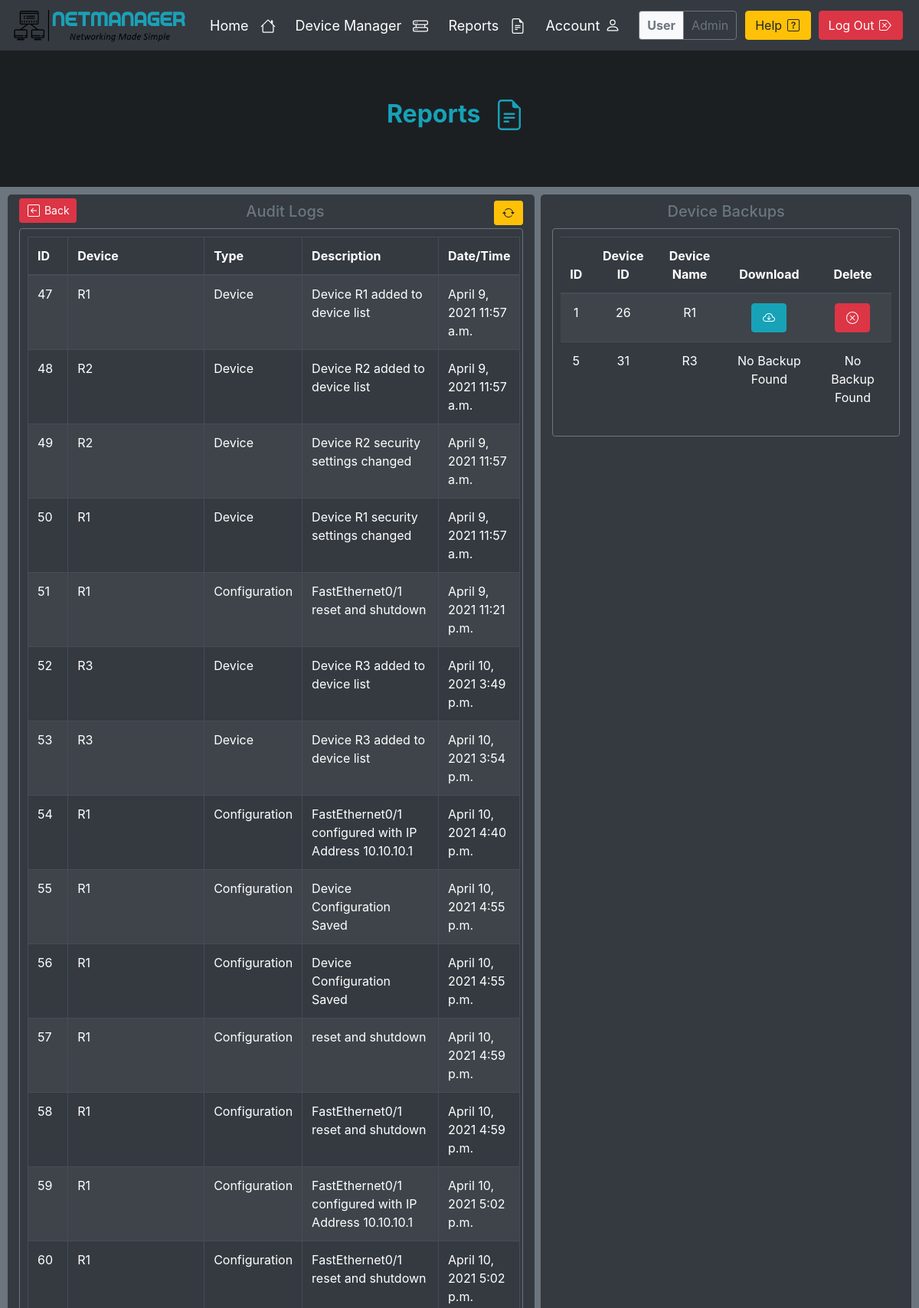
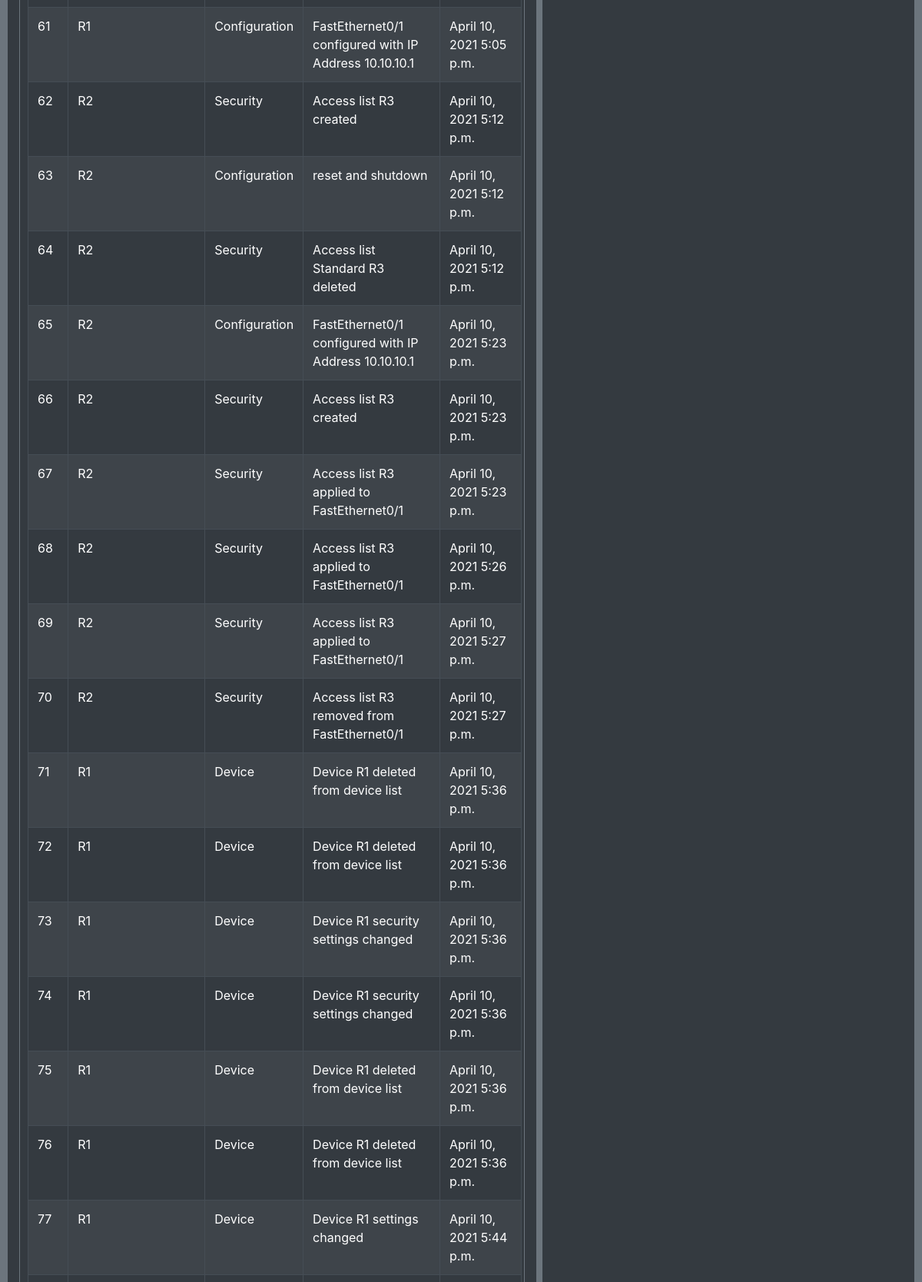
Screenshot of /reports (signed in, upper part) with the database file from the repository (2 pictures, top to bottom).
### devices/models.py (models this page shows, shortened)
class Alert(models.Model):
    id = models.AutoField(primary_key=True)
    user = models.ForeignKey(User, on_delete=models.CASCADE)
    device = models.CharField(max_length=250, null=False)
    type = models.CharField(max_length=250, null=False)
    description = models.CharField(max_length=250, null=False)
    date = models.DateField(default=timezone.now().date())
    time = models.TimeField(default=timezone.now().time())

class Backup(models.Model):
    id = models.AutoField(primary_key=True)
    device = models.ForeignKey(Device, on_delete=models.CASCADE)
    user = models.ForeignKey(User, on_delete=models.CASCADE)
    file = models.FileField(null=True, blank=True)

class Device(models.Model):
    id = models.AutoField(primary_key=True)
    user = models.ForeignKey(User, on_delete=models.CASCADE)
    name = models.CharField(max_length=250, null=False)
    type = models.CharField(max_length=250, null=False)
    host = models.CharField(max_length=250, null=False)
    vendor = models.CharField(max_length=250, null=False)
    location = models.CharField(max_length=250, default='Not Specified')
    contact = models.CharField(max_length=250, default='Not Specified')
    status = models.BooleanField(default=False, editable=False)

### accounts/views/reports.py (the view, shortened to what this page needs)
# urls.py: path('reports', login_required(ReportsView.as_view()), name='Reports'),
class ReportsView(View):
    template = 'accounts_reports.html'
    success_redirect = 'accounts:Reports'
    exception_redirect = 'devices:Device-Manager'
    def get(self, request):
        audit_logs = Alert.objects.filter(user__username=request.user)
        user_backups = Backup.objects.filter(user__username=request.user)
        args = {'config_logs': audit_logs, 'backups': user_backups}
        return render(request, self.template, args)

### templates/accounts_reports.html (shortened to what this page needs)
{% extends 'base.html' %}
{% block jumbotron %}
    <h2 class="text-info font-weight-bold">Reports
    </h2>
{% endblock %}
{% block body %}
    <div class="row">
        <div class="col-7 widget table-responsive">
            <a href="{% url 'devices:Device-Manager' %}"
               class="btn btn-danger btn-sm d-inline-block btn-back">
                Back
            </a>
            <h3 class="title d-inline-block">Audit Logs</h3>
            <button type="button" class="btn btn-sm btn-warning d-inline-block float-right mt-2" id="refresh"
                    title="Refresh">
            </button>
            <div class="card card-custom">
                <table id="Table" class="table table-dark table-striped table-bordered">
                    <thead>
                    <tr>
                        <th>ID</th>
                        <th>Device</th>
                        <th>Type</th>
                        <th>Description</th>
                        <th>Date/Time</th>
                    </tr>
                    </thead>
                    <tbody>
                    {% for i in config_logs %}
                        <tr>
                            <td>{{ i.id }}</td>
                            <td>{{ i.device }}</td>
                            <td>{{ i.type }}</td>
                            <td>{{ i.description }}</td>
                            <td>{{ i.date }} {{ i.time }}</td>
                        </tr>
                    {% endfor %}
                    </tbody>
                </table>
            </div>
        </div>
        <div class="col widget table-responsive ml-2">
            <h3 class="title">Device Backups</h3>
            <div class="card card-custom">
                <table class="table table-dark table-striped text-center">
                    <thead>
                    <tr>
                        <th>ID</th>
                        <th>Device ID</th>
                        <th>Device Name</th>
                        <th>Download</th>
                        <th>Delete</th>
                    </tr>
                    </thead>
                    <tbody>
                    {% for i in backups %}
                        <tr>
                            <td>{{ i.id }}</td>
                            <td>{{ i.device.id }}</td>
                            <td>{{ i.device.name }}</td>
                            <td>
                                {% if i.file != '' %}
                                    <form action="{% url 'accounts:Reports' %}" method="post">
                                        <button class="btn btn-info" type="submit" title="Download Backup"
                                                name="backup">
                                        </button>
                                    </form>
                                {% else %}
                                    No Backup Found
                                {% endif %}
                            </td>
                            <td>
                                {% if i.file != '' %}
                                    <form action="{% url 'accounts:Reports' %}" method="post">
                                        <button class="btn btn-danger" type="submit" title="Delete Backup"
                                                name="delete">
                                        </button>
                                    </form>
                                {% else %}
                                    No Backup Found
                                {% endif %}
                            </td>
                        </tr>
                    {% empty %}
                        <h4 class="title">No devices in database</h4>
                    {% endfor %}
                    </tbody>
                </table>
            </div>
        </div>
    </div>
{% endblock %}
{% block script %}
    <link rel="stylesheet" type="text/css"
          href="https://cdn.datatables.net/v/bs4/jszip-2.5.0/dt-1.10.24/b-1.7.0/b-html5-1.7.0/rg-1.1.2/sc-2.0.3/datatables.min.css"/>
{% endblock %}

### templates/navbar.html (shortened to what this page needs)
{% load static %}
<nav class="navbar navbar-expand-lg nav" id="navbar">
    <div style="padding-right: 20px">
        <a href="{% url 'accounts:Index' %}">
            <img id="logo" src="{% static 'images/logo-dark.png' %}" alt="NetManager" style="width:230px;height:50px;">
        </a>
    </div>
    <div class="collapse navbar-collapse">
        {% if user.is_authenticated %}
            <ul class="navbar-nav mr-auto" style="font-size: 18px">
                <li class="nav-item">
                    <a class="nav-item nav-link link" href="{% url 'accounts:Index' %}">Home
                    </a>
                </li>
                <li class="nav-item">
                    <a class="nav-item nav-link link" href="{% url 'devices:Device-Manager' %}">Device Manager
                    </a>
                </li>
                <li class="nav-item">
                    <a class="nav-item nav-link link" href="{% url 'accounts:Reports' %}">Reports
                    </a>
                </li>
                <li class="nav-item">
                    <a class="nav-item nav-link link" href="{% url 'accounts:Profile' %}">Account
                    </a>
                </li>
            </ul>
            <div class="form-inline">
                <div class="form-inline nav-info">
                    <div class="info bg-light border border-secondary border-right-0 rounded-left">
                        <b>User</b>
                    </div>
                    <div class="info border border-secondary rounded-right">
                        {{ user.get_username }}
                    </div>
                </div>
                <a class="btn btn-warning nav-btn" href="{% url 'accounts:Help' %}" target="_blank" type="submit"
                   title="Help">Help
                </a>
                <button class="btn btn-danger nav-btn" type="button" data-toggle="modal"
                        data-target="#logout"
                        title="Log Out">
                    Log Out
                </button>
            </div>
        {% endif %}
    </div>
</nav>

### static/css/style.css (style rules this page uses)
html { scroll-behavior: smooth; }
body { background-color: #6c757d !important; text-align: center !important; color: #f8f9fa !important; display: flex; flex-direction: column; min-height: 100vh; }
.nav { background-color: #343a40; color: black; }
.link { color: white; }
.nav-info { padding: 6px; cursor: pointer; }
.info { padding: 6px 10px; color: #6c757d; }
.nav-btn { margin-left: 5px; margin-right: 5px; }
.nav-icon { margin-left: 10px; margin-right: 10px; margin-bottom: 2px; }
.btn-icon { margin-left: 2px; margin-right: 2px; margin-bottom: 3px; }
.btn-back { margin-top: 5px; margin-bottom: 5px; float: left; }
.title { font-size: 20px; margin-top: 10px; margin-bottom: 10px; text-align: center; color: #6c757d; }
.widget { background-color: #343a40; border-radius: 5px; min-height: auto; }
.card-custom { background-color: #343a40 !important; color: white !important; border: solid #6c757d 1px !important; padding: 10px; margin-bottom: 10px; text-align: left; }

### rows the page displays
Alert: id "47", device "R1", type "Device", description "Device R1 added to device list", date "April 9, 2021", time "11:57 a.m."
Alert: id "48", device "R2", type "Device", description "Device R2 added to device list", date "April 9, 2021", time "11:57 a.m."
Alert: id "49", device "R2", type "Device", description "Device R2 security settings changed", date "April 9, 2021", time "11:57 a.m."
Alert: id "50", device "R1", type "Device", description "Device R1 security settings changed", date "April 9, 2021", time "11:57 a.m."
Alert: id "51", device "R1", type "Configuration", description "FastEthernet0/1 reset and shutdown", date "April 9, 2021", time "11:21 p.m."
Alert: id "52", device "R3", type "Device", description "Device R3 added to device list", date "April 10, 2021", time "3:49 p.m."
Alert: id "53", device "R3", type "Device", description "Device R3 added to device list", date "April 10, 2021", time "3:54 p.m."
Alert: id "54", device "R1", type "Configuration", description "FastEthernet0/1 configured with IP Address 10.10.10.1", date "April 10, 2021", time "4:40 p.m."
Alert: id "55", device "R1", type "Configuration", description "Device Configuration Saved", date "April 10, 2021", time "4:55 p.m."
Alert: id "56", device "R1", type "Configuration", description "Device Configuration Saved", date "April 10, 2021", time "4:55 p.m."
Alert: id "57", device "R1", type "Configuration", description "reset and shutdown", date "April 10, 2021", time "4:59 p.m."
Alert: id "58", device "R1", type "Configuration", description "FastEthernet0/1 reset and shutdown", date "April 10, 2021", time "4:59 p.m."
Alert: id "59", device "R1", type "Configuration", description "FastEthernet0/1 configured with IP Address 10.10.10.1", date "April 10, 2021", time "5:02 p.m."
Alert: id "60", device "R1", type "Configuration", description "FastEthernet0/1 reset and shutdown", date "April 10, 2021", time "5:02 p.m."
Alert: id "61", device "R1", type "Configuration", description "FastEthernet0/1 configured with IP Address 10.10.10.1", date "April 10, 2021", time "5:05 p.m."
Alert: id "62", device "R2", type "Security", description "Access list R3 created", date "April 10, 2021", time "5:12 p.m."
Alert: id "63", device "R2", type "Configuration", description "reset and shutdown", date "April 10, 2021", time "5:12 p.m."
Alert: id "64", device "R2", type "Security", description "Access list Standard R3 deleted", date "April 10, 2021", time "5:12 p.m."
Alert: id "65", device "R2", type "Configuration", description "FastEthernet0/1 configured with IP Address 10.10.10.1", date "April 10, 2021", time "5:23 p.m."
Alert: id "66", device "R2", type "Security", description "Access list R3 created", date "April 10, 2021", time "5:23 p.m."
Alert: id "67", device "R2", type "Security", description "Access list R3 applied to FastEthernet0/1", date "April 10, 2021", time "5:23 p.m."
Alert: id "68", device "R2", type "Security", description "Access list R3 applied to FastEthernet0/1", date "April 10, 2021", time "5:26 p.m."
Alert: id "69", device "R2", type "Security", description "Access list R3 applied to FastEthernet0/1", date "April 10, 2021", time "5:27 p.m."
Alert: id "70", device "R2", type "Security", description "Access list R3 removed from FastEthernet0/1", date "April 10, 2021", time "5:27 p.m."
Alert: id "71", device "R1", type "Device", description "Device R1 deleted from device list", date "April 10, 2021", time "5:36 p.m."
Alert: id "72", device "R1", type "Device", description "Device R1 deleted from device list", date "April 10, 2021", time "5:36 p.m."
Alert: id "73", device "R1", type "Device", description "Device R1 security settings changed", date "April 10, 2021", time "5:36 p.m."
Alert: id "74", device "R1", type "Device", description "Device R1 security settings changed", date "April 10, 2021", time "5:36 p.m."
Alert: id "75", device "R1", type "Device", description "Device R1 deleted from device list", date "April 10, 2021", time "5:36 p.m."
Alert: id "76", device "R1", type "Device", description "Device R1 deleted from device list", date "April 10, 2021", time "5:36 p.m."
Alert: id "77", device "R1", type "Device", description "Device R1 settings changed", date "April 10, 2021", time "5:44 p.m."
Backup: id "1", device.id "26", device.name "R1"
Backup: id "5", device.id "31", device.name "R3", file "No Backup Found"

### other values shown
{{ user.get_username }} "Admin"
